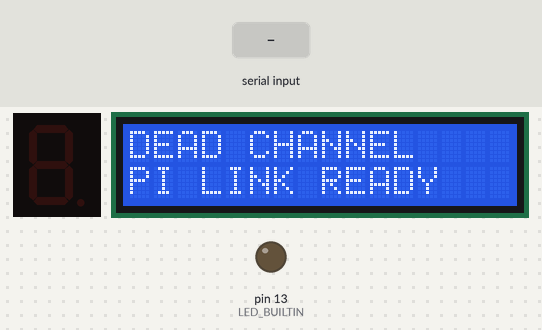
The sketch below on a simulated Arduino Uno, built with avr-gcc and run on an emulated ATmega328P. Shown: 1-digit seven-segment display, 16×2 character LCD, output pins drawn as LEDs (lit = HIGH). Wiring (inferred from the names in the program): 1-digit 7-segment display, segments lit when HIGH: segments pin 2, pin 3, pin 4, pin 5, pin 6, pin 7, pin 8. Dashed ring = blinking. The inputs (shaded band) are chosen by the test bench. The segment pins are drawn as the display they are named for; pins used as bus, display or sensor lines are not drawn; what the sketch prints to the serial monitor is not drawn.

Above: at 1.2 s.
1.3 s: "T\n" received over Serial
At 2.07 s:
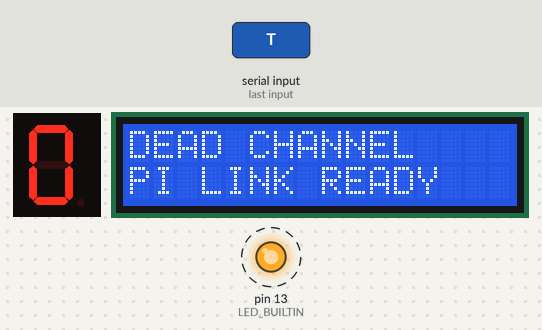
4.3 s: "T\n" received over Serial
At 4.9 s:
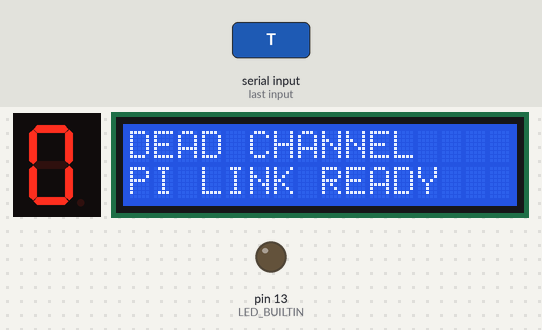
Timing chart, 0 to 17.3 s (numbered marks = the images above; inputs shaded):
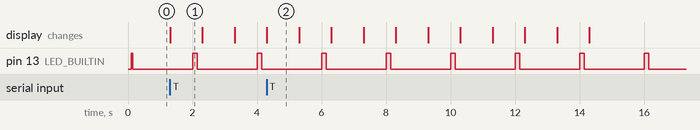

The sketch:

lcd_station.ino
```cpp
// 16x2 LCD station; USB serial connects it to the Pi game bridge.
#include <Wire.h>
#include <hd44780.h>
#include <hd44780ioClass/hd44780_I2Cexp.h>
// Known backpack address: avoid advancing auto-instance discovery on retries.
hd44780_I2Cexp lcd(0x27);
// a,b,c,d,e,f,g: Uno D2-D8, each through its own 330 ohm resistor.
const uint8_t segmentPins[]={2,3,4,5,6,7,8};
const uint8_t digitMasks[]={0x3f,0x06,0x5b,0x4f,0x66,0x6d,0x7d,0x07,0x7f,0x6f};
int8_t digit=-1,requestedDigit=-1;
bool segmentTesting=false;
uint32_t segmentTestStarted=0;
void showDigit(int8_t value){
 digit=value;
 uint8_t mask=(value>=0&&value<=9)?digitMasks[value]:0;
 for(uint8_t i=0;i<7;i++)digitalWrite(segmentPins[i],mask&(1<<i)?HIGH:LOW);
}
bool lcdReady=false;
uint8_t lcdI2cStatus=255;
int lcdInitStatus=-99;
char command[36];
uint8_t count=0;
char rows[2][17]={"DEAD CHANNEL    ","PI LINK READY   "};
uint32_t lastReport=0,lastCommand=0,lastLcdCheck=0;
void paint(){if(!lcdReady)return;for(uint8_t r=0;r<2;r++){lcd.setCursor(0,r);lcd.print(rows[r]);}}
void report(){
 Serial.print(F("{\"device\":\"dead-channel-lcd\",\"lcd\":"));Serial.print(lcdReady?F("true"):F("false"));
 Serial.print(F(",\"row1\":\""));Serial.print(rows[0]);Serial.print(F("\",\"row2\":\""));Serial.print(rows[1]);Serial.print(F("\",\"digit\":"));Serial.print(digit);Serial.print(F(",\"segmentTest\":"));Serial.print(segmentTesting?F("true"):F("false"));Serial.print(F(",\"i2cStatus\":"));Serial.print(lcdI2cStatus);Serial.print(F(",\"lcdInitStatus\":"));Serial.print(lcdInitStatus);Serial.println('}');
}
void setup(){
 for(uint8_t i=0;i<7;i++){pinMode(segmentPins[i],OUTPUT);digitalWrite(segmentPins[i],LOW);}
 pinMode(LED_BUILTIN,OUTPUT);Serial.begin(115200);Wire.begin();Wire.setWireTimeout(25000,true);
 lcdInitStatus=lcd.begin(16,2);lcdReady=lcdInitStatus==0;
 if(lcdReady){lcd.backlight();paint();}
}
void loop(){
 const uint32_t now=millis();
 if(now-lastLcdCheck>=1000){
  lastLcdCheck=now;Wire.beginTransmission(0x27);lcdI2cStatus=Wire.endTransmission();bool present=lcdI2cStatus==0;
  if(!present)lcdReady=false;
  else if(!lcdReady){lcdInitStatus=lcd.begin(16,2);lcdReady=lcdInitStatus==0;if(lcdReady){lcd.backlight();paint();}}
 }
 digitalWrite(LED_BUILTIN,now%2000<150?HIGH:LOW);
 while(Serial.available()){
  char ch=Serial.read();
  if(ch=='\n'){
   if(count==34&&command[0]=='D'&&command[17]=='|'){
    for(uint8_t r=0;r<2;r++)for(uint8_t i=0;i<16;i++){
     char v=command[1+r*17+i];rows[r][i]=(v>=32&&v<=126&&v!='"'&&v!='\\')?v:' ';
    }
    paint();lastCommand=now;report();
   }
   if(count==2&&command[0]=='S'&&(command[1]=='-'||(command[1]>='0'&&command[1]<='9'))){
    requestedDigit=command[1]=='-'?-1:command[1]-'0';if(!segmentTesting)showDigit(requestedDigit);report();
   }
   if(count==1&&command[0]=='T'){segmentTesting=true;segmentTestStarted=now;showDigit(0);report();}
   count=0;
  }else if(count<sizeof(command)-1)command[count++]=ch;
  else count=0;
 }
 if(segmentTesting){uint32_t elapsed=now-segmentTestStarted;if(elapsed<10000){int8_t value=elapsed/1000;if(value!=digit){showDigit(value);report();}}else{segmentTesting=false;showDigit(requestedDigit);report();}}
 if(lastCommand&&now-lastCommand>5000){strcpy(rows[0],"DEAD CHANNEL    ");strcpy(rows[1],"WAITING FOR GAME");paint();requestedDigit=-1;if(!segmentTesting)showDigit(-1);lastCommand=0;}
 if(now-lastReport>2000){lastReport=now;report();}
}
```

Measured:
- after the input at 1.3 s, the display: changes at once (image 1)
- by itself, pin 13 (LED_BUILTIN): alternates HIGH for 0.15 s and LOW for 1.8 s
- what the display in image 1 shows lasts 1.0 s, from 1.3 s to 2.3 s
